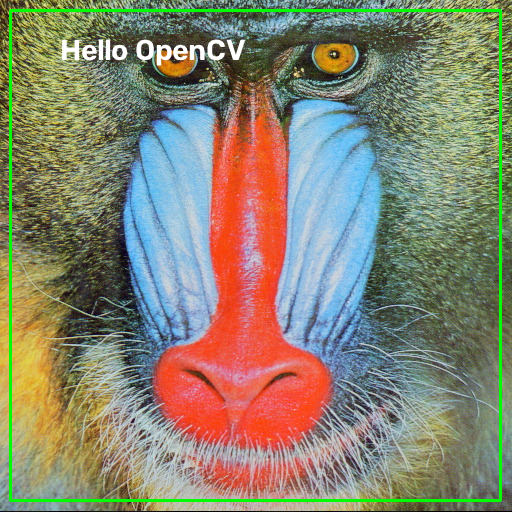
#> input picture projects/opencv/docs/images/quickstart-draw.png, 512 x 512 px
$ python quickstart_draw.py --image ../docs/images/quickstart-draw.png
#> lines starting #> are read from the running program, lines starting #| are printed output that depends on the picture; after the words box and inside, x2 and y2 are one past the last pixel; in counts of white or black regions, pixels touching at a corner belong together
#!/usr/bin/env python3
"""Quickstart 9d: draw a green rectangle and white text on the image.

Corresponds to the ``quickstart-draw`` block in
``docs/Quick-start-Ascend.md`` (9d).

Overlay args (all optional):
    --image PATH   input image (default: baboon.jpg)
    --output PATH  output PNG (default: /tmp/quickstart-draw.png)
    --text  STR    text to render (default: "Hello OpenCV")
"""

from __future__ import annotations

import argparse
import sys


def main() -> int:
    parser = argparse.ArgumentParser(description=__doc__)
    parser.add_argument('--image', default='opencv/samples/data/baboon.jpg')
    parser.add_argument('--output', default='/tmp/quickstart-draw.png')
    parser.add_argument('--text', default='Hello OpenCV')
    args = parser.parse_args()

    import cv2  # noqa: E402

    img = cv2.imread(args.image)
#> img is the input picture: shape (512, 512, 3); mean B, G, R 111.9, 133, 135.2
    if img is None:
        print(f'ERROR: failed to read: {args.image}', file=sys.stderr)
        return 1
    # (x1, y1) is top-left, (x2, y2) is bottom-right. baboon is 512x512.
    cv2.rectangle(img, (10, 10), (500, 500), (0, 255, 0), thickness=2)
    cv2.putText(img, args.text, (60, 60),
                cv2.FONT_HERSHEY_SIMPLEX, 1.0, (255, 255, 255), 2)
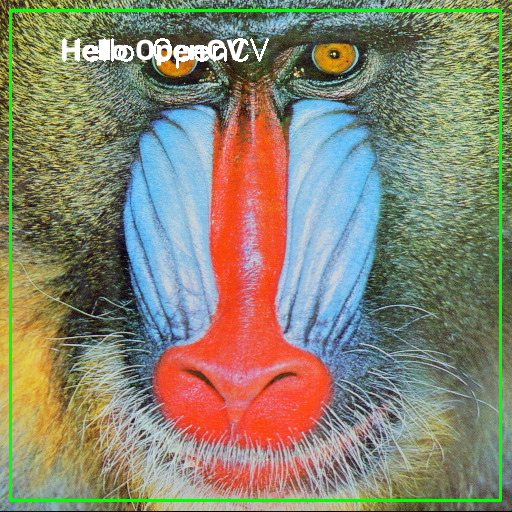
#> img: shape (512, 512, 3); 0.41% of pixels changed, all inside (x1, y1, x2, y2) = (63, 38, 269, 69)
    print(f'rect+text drawn, image mean: {float(img.mean()):.3f}')
#| rect+text drawn, image mean: 127.339
    if not cv2.imwrite(args.output, img):
        print(f'ERROR: failed to write: {args.output}', file=sys.stderr)
        return 1
    return 0


if __name__ == '__main__':
    raise SystemExit(main())
#> (the program exits here)
